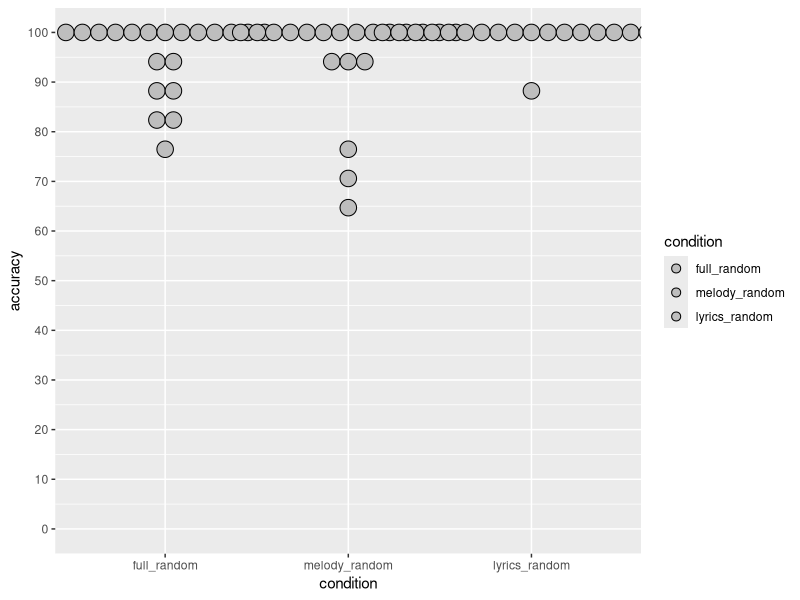
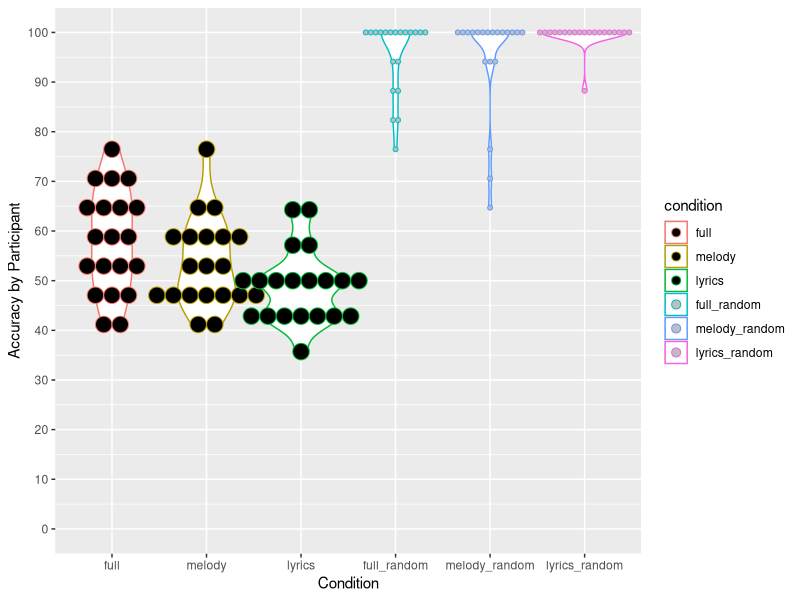
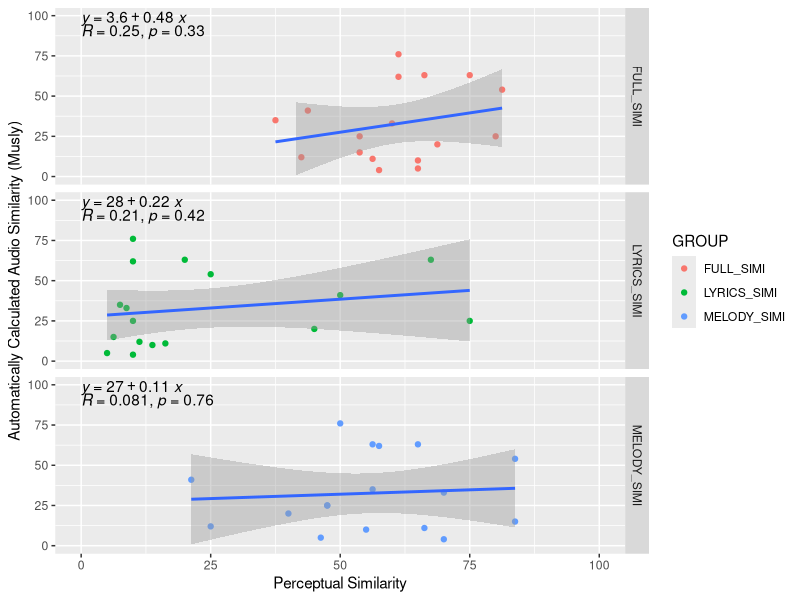
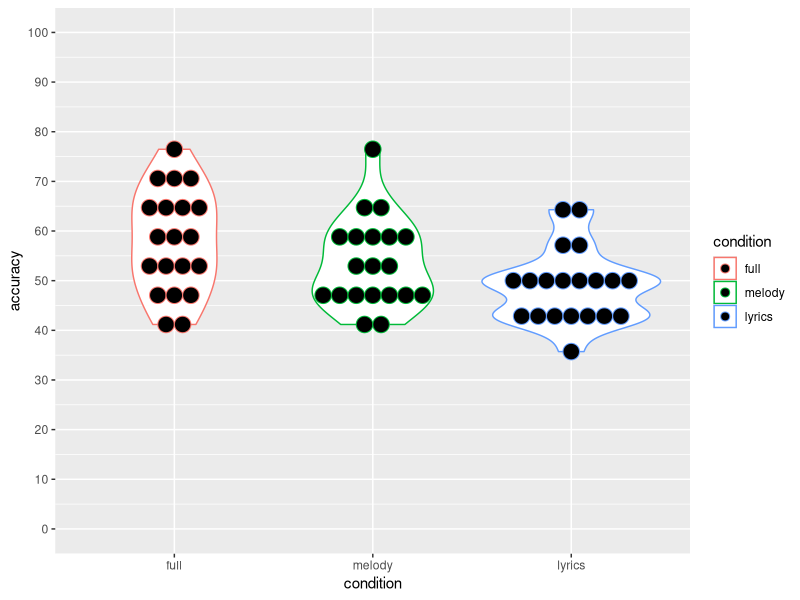
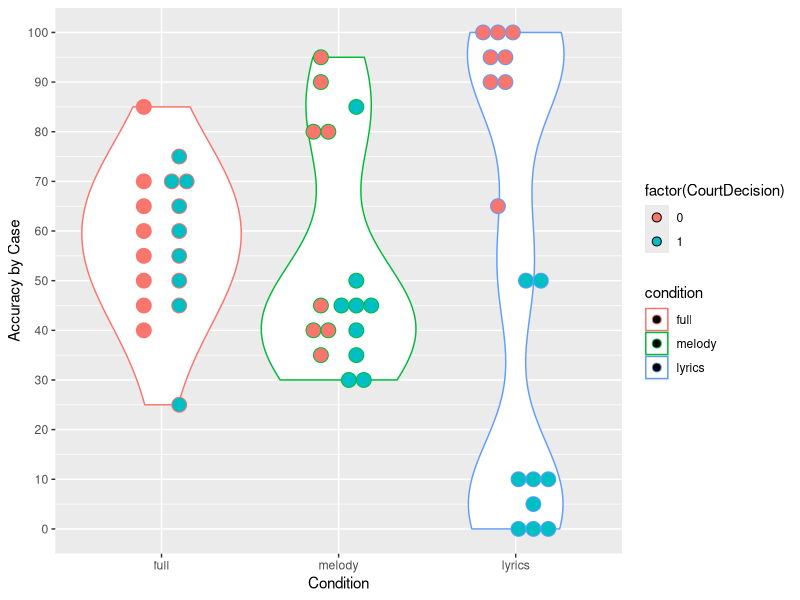
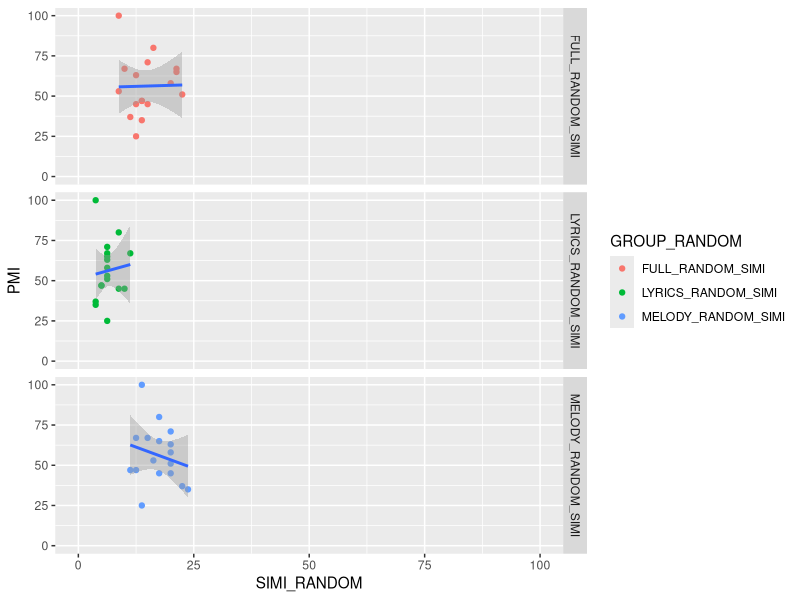
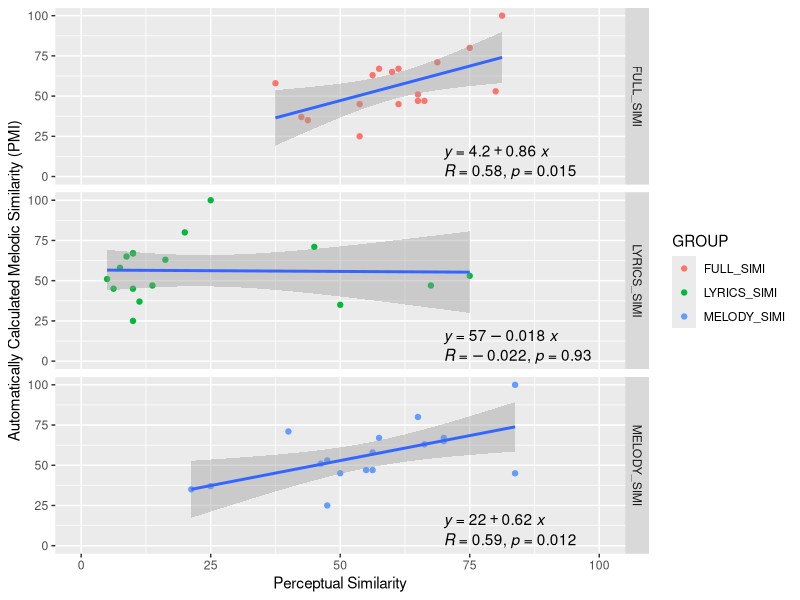

These figures' R source, in order:
setwd("/Users/yyc/PerceptualData")

install.packages(c("tidyr", "ggplot2"))
install.packages("ggpubr")
library(tidyr)
library(ggplot2)
library(ggpubr)

accuracy_byParti <- read.csv("accuracy_by_participant.csv", header = TRUE)
t.test(accuracy_byParti$full, accuracy_byParti$melody, paired = TRUE, alternative="less") #updated to make one-tailed in accordance with our a priori predictions
t.test(accuracy_byParti$melody, accuracy_byParti$lyrics, paired = TRUE)
t.test(accuracy_byParti$full, accuracy_byParti$lyrics, paired = TRUE)



# Violin plot for accuracy by participant
# Basic violin plot
accuracy_byParti <- read.csv("accuracy_by_participant.csv", header = TRUE)
data_long <- gather(accuracy_byParti, condition, accuracy, full:lyrics, factor_key = TRUE)
data_long_random <- gather(accuracy_byParti, condition, accuracy, full_random:lyrics_random, factor_key = TRUE)

p <- ggplot(data_long, aes(x = condition, y = accuracy, color = condition)) + 
  scale_y_continuous(breaks = seq(0,100,by=10), limits = c(0,100)) + 
  geom_violin() + aes(ymin = 0) + aes(ymax = 100) + 
  geom_dotplot(binaxis = 'y', stackdir = 'center', dotsize = 1)

# random control
g <- ggplot(data_long_random, aes(x = condition, y = accuracy, fill = condition)) + 
  scale_y_continuous(breaks = seq(0,100,by=10), limits = c(0,100)) + 
  geom_dotplot(binaxis = 'y', stackdir = 'center', dotsize = 1) + 
  scale_fill_manual(values = c("gray", "gray", "gray"))

mix <- ggplot(data_long, aes(x = condition, y = accuracy, color = condition)) + 
  scale_y_continuous(breaks = seq(0,100,by=10), limits = c(0,100)) + 
  geom_violin() + aes(ymin = 0) + aes(ymax = 100) + 
  geom_dotplot(binaxis = 'y', stackdir = 'center', dotsize = 1) + 
  geom_violin(data = data_long_random, mapping = aes(x = condition, y = accuracy, color = condition)) + 
  geom_dotplot(data = data_long_random, mapping = aes(x = condition, y = accuracy), 
               binwidth = 2, binaxis = "y", stackdir = "center", fill = "gray", dotsize = 0.5) + 
  labs(x = "Condition", y = "Accuracy by Participant")



# Violin plot for accuracy by case
# Basic violin plot
accuracy_byCase <- read.csv("accuracy_by_case.csv", header = TRUE)
data_long <- gather(accuracy_byCase, condition, accuracy, full:lyrics, factor_key = TRUE)

p_byCase <- ggplot(data_long, aes(x = condition, y = accuracy, color = condition, fill = factor(CourtDecision))) + 
  scale_y_continuous(breaks = seq(0,100,by=10), limits = c(0,100)) + 
  geom_violin(fill = "white", bw = 12) + aes(ymin = 0) + aes(ymax = 100) + 
  geom_dotplot(position = position_dodge(width=0.4), binwidth = 3, binaxis = "y", stackdir = "center", dotsize = 1) + 
  #  geom_dotplot(binwidth = 3, binaxis = "y", binpositions = "all", stackdir = "center", dotsize = 1, stackgroups = TRUE)
  labs(x = "Condition", y = "Accuracy by Case")



# Perceptual similarity vs PMI
similarity <- read.csv("perceptual_simi_vs_pmi_long.csv", header = TRUE)
pmi_p <- ggplot(similarity, aes(x = SIMILARITY, y = PMI)) + 
  scale_x_continuous(breaks = c(0,25,50,75,100), limits = c(0,100)) + 
  scale_y_continuous(breaks = c(0,25,50,75,100), limits = c(0,100)) + 
  geom_point(aes(colour = GROUP)) + 
  geom_smooth(method = "lm") + facet_grid(GROUP~.) + 
  labs(x = "Perceptual Similarity", y = "Automatically Calculated Melodic Similarity (PMI)") + 
  stat_regline_equation(label.x = 70, label.y = 15) + 
  stat_cor(label.x = 70, label.y = 3)

# random control
pmi_g <- ggplot(similarity, aes(x = SIMI_RANDOM, y = PMI)) + 
  scale_x_continuous(breaks = c(0,25,50,75,100), limits = c(0,100)) + 
  scale_y_continuous(breaks = c(0,25,50,75,100), limits = c(0,100)) + 
  geom_point(aes(colour = GROUP_RANDOM)) + 
  geom_smooth(method = "lm") + facet_grid(GROUP_RANDOM~.)



# Perceptual similarity vs Musly similarity
perceptual_musly <- read.csv("perceptual_simi_vs_musly_simi_long.csv", header = TRUE)
musly_p <- ggplot(perceptual_musly, aes(x = SIMILARITY, y = Musly_simi)) + 
  scale_x_continuous(breaks = c(0,25,50,75,100), limits = c(0,100)) + 
  scale_y_continuous(breaks = c(0,25,50,75,100), limits = c(0,100)) + 
  geom_point(aes(colour = GROUP)) + 
  geom_smooth(method = "lm") + facet_grid(GROUP~.) + 
  labs(x = "Perceptual Similarity", y = "Automatically Calculated Audio Similarity (Musly)") + 
  stat_regline_equation(label.x = 0, label.y = 98) + 
  stat_cor(label.x = 0, label.y = 90)

